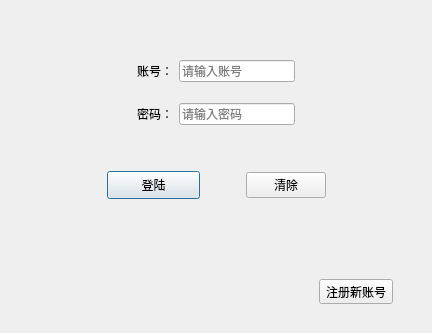
<?xml version="1.0" encoding="UTF-8"?>
<ui version="4.0">
 <class>LoginDialog</class>
 <widget class="QDialog" name="LoginDialog">
  <property name="geometry">
   <rect>
    <x>0</x>
    <y>0</y>
    <width>432</width>
    <height>333</height>
   </rect>
  </property>
  <property name="focusPolicy">
   <enum>Qt::ClickFocus</enum>
  </property>
  <property name="windowTitle">
   <string>Dialog</string>
  </property>
  <layout class="QVBoxLayout" name="verticalLayout">
   <item>
    <spacer name="verticalSpacer_2">
     <property name="orientation">
      <enum>Qt::Vertical</enum>
     </property>
     <property name="sizeType">
      <enum>QSizePolicy::Preferred</enum>
     </property>
     <property name="sizeHint" stdset="0">
      <size>
       <width>20</width>
       <height>40</height>
      </size>
     </property>
    </spacer>
   </item>
   <item>
    <widget class="QWidget" name="widget_3" native="true">
     <layout class="QGridLayout" name="gridLayout">
      <item row="0" column="3">
       <spacer name="horizontalSpacer_5">
        <property name="orientation">
         <enum>Qt::Horizontal</enum>
        </property>
        <property name="sizeHint" stdset="0">
         <size>
          <width>40</width>
          <height>20</height>
         </size>
        </property>
       </spacer>
      </item>
      <item row="0" column="1">
       <widget class="QLabel" name="user">
        <property name="text">
         <string>账号：</string>
        </property>
       </widget>
      </item>
      <item row="2" column="3">
       <spacer name="horizontalSpacer_7">
        <property name="orientation">
         <enum>Qt::Horizontal</enum>
        </property>
        <property name="sizeHint" stdset="0">
         <size>
          <width>40</width>
          <height>20</height>
         </size>
        </property>
       </spacer>
      </item>
      <item row="0" column="0">
       <spacer name="horizontalSpacer">
        <property name="orientation">
         <enum>Qt::Horizontal</enum>
        </property>
        <property name="sizeHint" stdset="0">
         <size>
          <width>40</width>
          <height>20</height>
         </size>
        </property>
       </spacer>
      </item>
      <item row="0" column="2">
       <widget class="QLineEdit" name="userLineEdit">
        <property name="placeholderText">
         <string>请输入账号</string>
        </property>
       </widget>
      </item>
      <item row="2" column="1">
       <widget class="QLabel" name="pwd">
        <property name="text">
         <string>密码：</string>
        </property>
       </widget>
      </item>
      <item row="2" column="2">
       <widget class="QLineEdit" name="pwdLineEdit">
        <property name="echoMode">
         <enum>QLineEdit::Password</enum>
        </property>
        <property name="placeholderText">
         <string>请输入密码</string>
        </property>
       </widget>
      </item>
      <item row="2" column="0">
       <spacer name="horizontalSpacer_6">
        <property name="orientation">
         <enum>Qt::Horizontal</enum>
        </property>
        <property name="sizeHint" stdset="0">
         <size>
          <width>40</width>
          <height>20</height>
         </size>
        </property>
       </spacer>
      </item>
      <item row="1" column="1">
       <spacer name="verticalSpacer_4">
        <property name="orientation">
         <enum>Qt::Vertical</enum>
        </property>
        <property name="sizeType">
         <enum>QSizePolicy::Fixed</enum>
        </property>
        <property name="sizeHint" stdset="0">
         <size>
          <width>10</width>
          <height>15</height>
         </size>
        </property>
       </spacer>
      </item>
     </layout>
    </widget>
   </item>
   <item>
    <spacer name="verticalSpacer_3">
     <property name="orientation">
      <enum>Qt::Vertical</enum>
     </property>
     <property name="sizeType">
      <enum>QSizePolicy::Fixed</enum>
     </property>
     <property name="sizeHint" stdset="0">
      <size>
       <width>20</width>
       <height>15</height>
      </size>
     </property>
    </spacer>
   </item>
   <item>
    <widget class="QWidget" name="widget" native="true">
     <layout class="QHBoxLayout" name="horizontalLayout">
      <item>
       <spacer name="horizontalSpacer_2">
        <property name="orientation">
         <enum>Qt::Horizontal</enum>
        </property>
        <property name="sizeHint" stdset="0">
         <size>
          <width>42</width>
          <height>20</height>
         </size>
        </property>
       </spacer>
      </item>
      <item>
       <widget class="QPushButton" name="loginbtn">
        <property name="sizePolicy">
         <sizepolicy hsizetype="Preferred" vsizetype="Fixed">
          <horstretch>0</horstretch>
          <verstretch>0</verstretch>
         </sizepolicy>
        </property>
        <property name="minimumSize">
         <size>
          <width>93</width>
          <height>28</height>
         </size>
        </property>
        <property name="focusPolicy">
         <enum>Qt::TabFocus</enum>
        </property>
        <property name="text">
         <string>登陆</string>
        </property>
       </widget>
      </item>
      <item>
       <spacer name="horizontalSpacer_3">
        <property name="orientation">
         <enum>Qt::Horizontal</enum>
        </property>
        <property name="sizeType">
         <enum>QSizePolicy::Minimum</enum>
        </property>
        <property name="sizeHint" stdset="0">
         <size>
          <width>40</width>
          <height>20</height>
         </size>
        </property>
       </spacer>
      </item>
      <item>
       <widget class="QPushButton" name="cancelbtn">
        <property name="focusPolicy">
         <enum>Qt::TabFocus</enum>
        </property>
        <property name="text">
         <string>清除</string>
        </property>
       </widget>
      </item>
      <item>
       <spacer name="horizontalSpacer_4">
        <property name="orientation">
         <enum>Qt::Horizontal</enum>
        </property>
        <property name="sizeHint" stdset="0">
         <size>
          <width>42</width>
          <height>20</height>
         </size>
        </property>
       </spacer>
      </item>
     </layout>
    </widget>
   </item>
   <item>
    <spacer name="verticalSpacer">
     <property name="orientation">
      <enum>Qt::Vertical</enum>
     </property>
     <property name="sizeType">
      <enum>QSizePolicy::Preferred</enum>
     </property>
     <property name="sizeHint" stdset="0">
      <size>
       <width>20</width>
       <height>40</height>
      </size>
     </property>
    </spacer>
   </item>
   <item>
    <widget class="QWidget" name="widget_2" native="true">
     <layout class="QHBoxLayout" name="horizontalLayout_2">
      <item>
       <spacer name="horizontalSpacer_9">
        <property name="orientation">
         <enum>Qt::Horizontal</enum>
        </property>
        <property name="sizeHint" stdset="0">
         <size>
          <width>251</width>
          <height>20</height>
         </size>
        </property>
       </spacer>
      </item>
      <item>
       <widget class="QToolButton" name="createbtn">
        <property name="text">
         <string>注册新账号</string>
        </property>
       </widget>
      </item>
      <item>
       <spacer name="horizontalSpacer_8">
        <property name="orientation">
         <enum>Qt::Horizontal</enum>
        </property>
        <property name="sizeType">
         <enum>QSizePolicy::Preferred</enum>
        </property>
        <property name="sizeHint" stdset="0">
         <size>
          <width>19</width>
          <height>20</height>
         </size>
        </property>
       </spacer>
      </item>
     </layout>
    </widget>
   </item>
  </layout>
 </widget>
 <tabstops>
  <tabstop>userLineEdit</tabstop>
  <tabstop>pwdLineEdit</tabstop>
  <tabstop>loginbtn</tabstop>
  <tabstop>cancelbtn</tabstop>
 </tabstops>
 <resources/>
 <connections/>
</ui>
